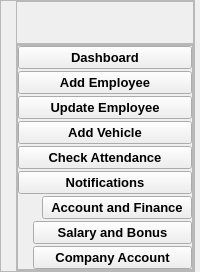
     <widget class="QStackedWidget" name="LeftMenu">
      <property name="maximumSize">
       <size>
        <width>220</width>
        <height>16777215</height>
       </size>
      </property>
      <property name="currentIndex">
       <number>0</number>
      </property>
      <widget class="QWidget" name="LeftMenuPage1">
       <layout class="QVBoxLayout" name="verticalLayout_10">
        <property name="spacing">
         <number>0</number>
        </property>
        <property name="leftMargin">
         <number>0</number>
        </property>
        <property name="topMargin">
         <number>0</number>
        </property>
        <property name="rightMargin">
         <number>5</number>
        </property>
        <property name="bottomMargin">
         <number>0</number>
        </property>
        <item>
         <widget class="QFrame" name="frame_8">
          <property name="maximumSize">
           <size>
            <width>220999</width>
            <height>16777215</height>
           </size>
          </property>
          <property name="frameShape">
           <enum>QFrame::StyledPanel</enum>
          </property>
          <property name="frameShadow">
           <enum>QFrame::Raised</enum>
          </property>
          <layout class="QVBoxLayout" name="verticalLayout_11">
           <property name="spacing">
            <number>0</number>
           </property>
           <property name="leftMargin">
            <number>15</number>
           </property>
           <property name="topMargin">
            <number>0</number>
           </property>
           <property name="rightMargin">
            <number>0</number>
           </property>
           <property name="bottomMargin">
            <number>0</number>
           </property>
           <item alignment="Qt::AlignTop">
            <widget class="QFrame" name="frame_9">
             <property name="font">
              <font>
               <pointsize>15</pointsize>
               <weight>75</weight>
               <bold>true</bold>
              </font>
             </property>
             <property name="frameShape">
              <enum>QFrame::StyledPanel</enum>
             </property>
             <property name="frameShadow">
              <enum>QFrame::Raised</enum>
             </property>
             <layout class="QHBoxLayout" name="horizontalLayout_10">
              <property name="rightMargin">
               <number>0</number>
              </property>
              <item>
               <widget class="QLabel" name="label_7">
                <property name="maximumSize">
                 <size>
                  <width>150</width>
                  <height>150</height>
                 </size>
                </property>
                <property name="font">
                 <font>
                  <pointsize>15</pointsize>
                  <weight>75</weight>
                  <bold>true</bold>
                 </font>
                </property>
                <property name="midLineWidth">
                 <number>0</number>
                </property>
                <property name="text">
                 <string/>
                </property>
                <property name="pixmap">
                 <pixmap resource="Resource.qrc">:/LOGO/Graphics/ARM_LOGO_Crop.png</pixmap>
                </property>
                <property name="scaledContents">
                 <bool>true</bool>
                </property>
               </widget>
              </item>
             </layout>
            </widget>
           </item>
           <item>
            <widget class="QFrame" name="frame_10">
             <property name="sizePolicy">
              <sizepolicy hsizetype="Preferred" vsizetype="Expanding">
               <horstretch>0</horstretch>
               <verstretch>0</verstretch>
              </sizepolicy>
             </property>
             <property name="frameShape">
              <enum>QFrame::StyledPanel</enum>
             </property>
             <property name="frameShadow">
              <enum>QFrame::Raised</enum>
             </property>
             <layout class="QVBoxLayout" name="verticalLayout_13">
              <property name="spacing">
               <number>0</number>
              </property>
              <property name="leftMargin">
               <number>0</number>
              </property>
              <property name="topMargin">
               <number>0</number>
              </property>
              <property name="rightMargin">
               <number>0</number>
              </property>
              <property name="bottomMargin">
               <number>0</number>
              </property>
              <item alignment="Qt::AlignTop">
               <widget class="QFrame" name="frame_11">
                <property name="frameShape">
                 <enum>QFrame::StyledPanel</enum>
                </property>
                <property name="frameShadow">
                 <enum>QFrame::Raised</enum>
                </property>
                <layout class="QVBoxLayout" name="verticalLayout_12">
                 <property name="spacing">
                  <number>2</number>
                 </property>
                 <property name="leftMargin">
                  <number>0</number>
                 </property>
                 <property name="topMargin">
                  <number>0</number>
                 </property>
                 <property name="rightMargin">
                  <number>0</number>
                 </property>
                 <property name="bottomMargin">
                  <number>0</number>
                 </property>
                 <item>
                  <widget class="QPushButton" name="btnDashboard">
                   <property name="font">
                    <font>
                     <pointsize>10</pointsize>
                     <weight>75</weight>
                     <bold>true</bold>
                    </font>
                   </property>
                   <property name="text">
                    <string>Dashboard</string>
                   </property>
                   <property name="icon">
                    <iconset resource="Resource.qrc">
                     <normaloff>:/White Icons/Graphics/featherBlack/dashboard.png</normaloff>:/White Icons/Graphics/featherBlack/dashboard.png</iconset>
                   </property>
                   <property name="iconSize">
                    <size>
                     <width>24</width>
                     <height>24</height>
                    </size>
                   </property>
                  </widget>
                 </item>
                 <item>
                  <widget class="QPushButton" name="btnAddEmployee">
                   <property name="font">
                    <font>
                     <family>Segoe UI</family>
                     <pointsize>10</pointsize>
                     <weight>75</weight>
                     <bold>true</bold>
                    </font>
                   </property>
                   <property name="text">
                    <string>Add Employee</string>
                   </property>
                   <property name="icon">
                    <iconset resource="Resource.qrc">
                     <normaloff>:/White Icons/Graphics/featherBlack/onboarding.png</normaloff>:/White Icons/Graphics/featherBlack/onboarding.png</iconset>
                   </property>
                   <property name="iconSize">
                    <size>
                     <width>24</width>
                     <height>24</height>
                    </size>
                   </property>
                  </widget>
                 </item>
                 <item>
                  <widget class="QPushButton" name="btnUpdateEmployee">
                   <property name="font">
                    <font>
                     <pointsize>10</pointsize>
                     <weight>75</weight>
                     <bold>true</bold>
                    </font>
                   </property>
                   <property name="text">
                    <string>Update Employee</string>
                   </property>
                   <property name="icon">
                    <iconset resource="Resource.qrc">
                     <normaloff>:/White Icons/Graphics/featherBlack/employee.png</normaloff>:/White Icons/Graphics/featherBlack/employee.png</iconset>
                   </property>
                   <property name="iconSize">
                    <size>
                     <width>24</width>
                     <height>24</height>
                    </size>
                   </property>
                  </widget>
                 </item>
                 <item>
                  <widget class="QPushButton" name="btn_AddVehicle">
                   <property name="font">
                    <font>
                     <pointsize>10</pointsize>
                     <weight>75</weight>
                     <bold>true</bold>
                    </font>
                   </property>
                   <property name="text">
                    <string>Add Vehicle</string>
                   </property>
                   <property name="icon">
                    <iconset resource="Resource.qrc">
                     <normaloff>:/White Icons/Graphics/featherBlack/car.png</normaloff>:/White Icons/Graphics/featherBlack/car.png</iconset>
                   </property>
                   <property name="iconSize">
                    <size>
                     <width>24</width>
                     <height>24</height>
                    </size>
                   </property>
                  </widget>
                 </item>
                 <item>
                  <widget class="QPushButton" name="btnCheckAttendance">
                   <property name="font">
                    <font>
                     <pointsize>10</pointsize>
                     <weight>75</weight>
                     <bold>true</bold>
                    </font>
                   </property>
                   <property name="text">
                    <string>Check Attendance</string>
                   </property>
                   <property name="icon">
                    <iconset resource="Resource.qrc">
                     <normaloff>:/White Icons/Graphics/featherBlack/attendance.png</normaloff>:/White Icons/Graphics/featherBlack/attendance.png</iconset>
                   </property>
                   <property name="iconSize">
                    <size>
                     <width>24</width>
                     <height>24</height>
                    </size>
                   </property>
                  </widget>
                 </item>
                 <item>
                  <widget class="QPushButton" name="btnNotification">
                   <property name="font">
                    <font>
                     <pointsize>10</pointsize>
                     <weight>75</weight>
                     <bold>true</bold>
                    </font>
                   </property>
                   <property name="text">
                    <string>Notifications</string>
                   </property>
                   <property name="icon">
                    <iconset resource="Resource.qrc">
                     <normaloff>:/White Icons/Graphics/featherBlack/notification.png</normaloff>:/White Icons/Graphics/featherBlack/notification.png</iconset>
                   </property>
                   <property name="iconSize">
                    <size>
                     <width>24</width>
                     <height>24</height>
                    </size>
                   </property>
                  </widget>
                 </item>
                 <item>
                  <widget class="QWidget" name="widget_Inventory_dropdown" native="true">
                   <layout class="QHBoxLayout" name="horizontalLayout_22">
                    <property name="spacing">
                     <number>0</number>
                    </property>
                    <property name="leftMargin">
                     <number>0</number>
                    </property>
                    <property name="topMargin">
                     <number>0</number>
                    </property>
                    <property name="rightMargin">
                     <number>0</number>
                    </property>
                    <property name="bottomMargin">
                     <number>0</number>
                    </property>
                    <item>
                     <widget class="QLabel" name="label_31">
                      <property name="maximumSize">
                       <size>
                        <width>24</width>
                        <height>24</height>
                       </size>
                      </property>
                      <property name="text">
                       <string/>
                      </property>
                      <property name="pixmap">
                       <pixmap resource="Resource.qrc">:/Black Icons/Graphics/featherBlack/trello.svg</pixmap>
                      </property>
                     </widget>
                    </item>
                    <item>
                     <widget class="QPushButton" name="btn_AccountFinanace">
                      <property name="font">
                       <font>
                        <pointsize>10</pointsize>
                        <weight>75</weight>
                        <bold>true</bold>
                       </font>
                      </property>
                      <property name="layoutDirection">
                       <enum>Qt::RightToLeft</enum>
                      </property>
                      <property name="text">
                       <string>Account and Finance</string>
                      </property>
                      <property name="icon">
                       <iconset resource="Resource.qrc">
                        <normaloff>:/Black Icons/Graphics/featherBlack/chevron-right.svg</normaloff>:/Black Icons/Graphics/featherBlack/chevron-right.svg</iconset>
                      </property>
                      <property name="checkable">
                       <bool>true</bool>
                      </property>
                     </widget>
                    </item>
                   </layout>
                  </widget>
                 </item>
                 <item>
                  <widget class="QWidget" name="widget_13" native="true">
                   <layout class="QVBoxLayout" name="verticalLayout_21">
                    <property name="spacing">
                     <number>2</number>
                    </property>
                    <property name="leftMargin">
                     <number>15</number>
                    </property>
                    <property name="topMargin">
                     <number>0</number>
                    </property>
                    <property name="rightMargin">
                     <number>0</number>
                    </property>
                    <property name="bottomMargin">
                     <number>0</number>
                    </property>
                    <item>
                     <widget class="QPushButton" name="btn_SalaryBonus">
                      <property name="font">
                       <font>
                        <pointsize>10</pointsize>
                        <weight>75</weight>
                        <bold>true</bold>
                       </font>
                      </property>
                      <property name="text">
                       <string>Salary and Bonus</string>
                      </property>
                      <property name="icon">
                       <iconset resource="Resource.qrc">
                        <normaloff>:/Black Icons/Graphics/featherBlack/clipboard.svg</normaloff>:/Black Icons/Graphics/featherBlack/clipboard.svg</iconset>
                      </property>
                      <property name="iconSize">
                       <size>
                        <width>24</width>
                        <height>20</height>
                       </size>
                      </property>
                     </widget>
                    </item>
                    <item>
                     <widget class="QPushButton" name="btn_CompanyAccount">
                      <property name="font">
                       <font>
                        <pointsize>10</pointsize>
                        <weight>75</weight>
                        <bold>true</bold>
                       </font>
                      </property>
                      <property name="text">
                       <string>Company Account</string>
                      </property>
                      <property name="icon">
                       <iconset resource="Resource.qrc">
                        <normaloff>:/Black Icons/Graphics/featherBlack/database.svg</normaloff>:/Black Icons/Graphics/featherBlack/database.svg</iconset>
                      </property>
                      <property name="iconSize">
                       <size>
                        <width>24</width>
                        <height>20</height>
                       </size>
                      </property>
                     </widget>
                    </item>
                   </layout>
                  </widget>
                 </item>
                </layout>
               </widget>
              </item>
             </layout>
            </widget>
           </item>
          </layout>
         </widget>
        </item>
       </layout>
      </widget>
     </widget>
